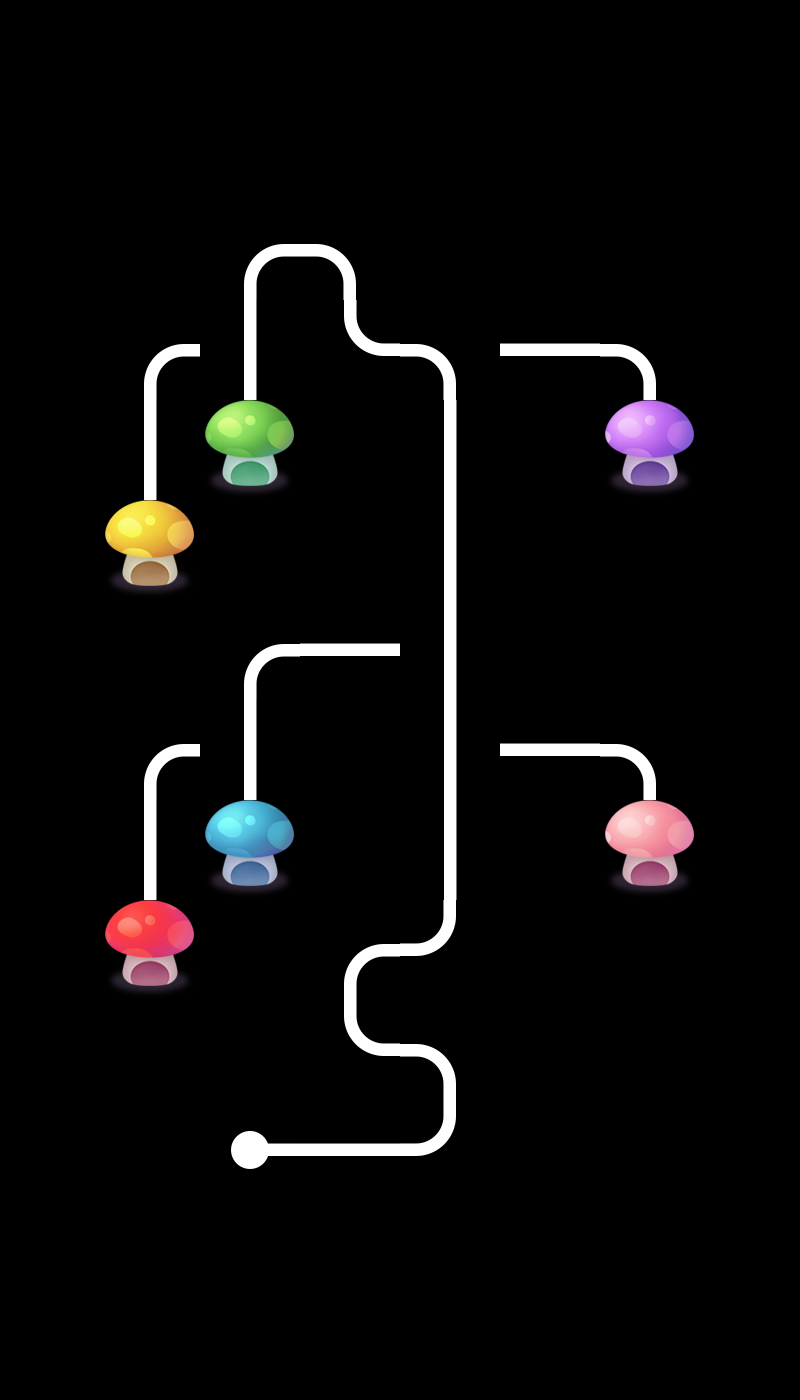

The image is a tile-based game level rendered from a .tmx file. Its description and source (layers, tilesets, objects; grid data summarised) follow:
An orthogonal 8x14 tile map with 100x100 px tiles, 1 tile layer (layer0) and 5 objects.

<map version="1.0" orientation="orthogonal" renderorder="right-down" width="8" height="14" tilewidth="100" tileheight="100" nextobjectid="6">
 <tileset firstgid="1" name="tiled" tilewidth="100" tileheight="100">
  <image source="tiled.png" width="500" height="400" />
 </tileset>
 <layer name="layer0" width="8" height="14">
  <data>[112 cells, 34 non-empty, 13 distinct tile ids]</data>
 </layer>
 <objectgroup name="object1">
  <object id="1" x="212.121" y="327.273" width="57.5758" height="45.4545">
   <properties>
    <property name="id" value="0" />
   </properties>
  </object>
  <object id="2" x="415.152" y="330.303" width="54.5455" height="45.4545">
   <properties>
    <property name="id" value="1" />
   </properties>
  </object>
  <object id="3" x="227.273" y="730.303" width="48.4848" height="39.3939">
   <properties>
    <property name="id" value="3" />
   </properties>
  </object>
  <object id="4" x="415.152" y="727.273" width="60.6061" height="48.4848">
   <properties>
    <property name="id" value="4" />
   </properties>
  </object>
  <object id="5" x="427.273" y="618.182" width="51.5152" height="60.6061">
   <properties>
    <property name="id" value="2" />
   </properties>
  </object>
 </objectgroup>
</map>
